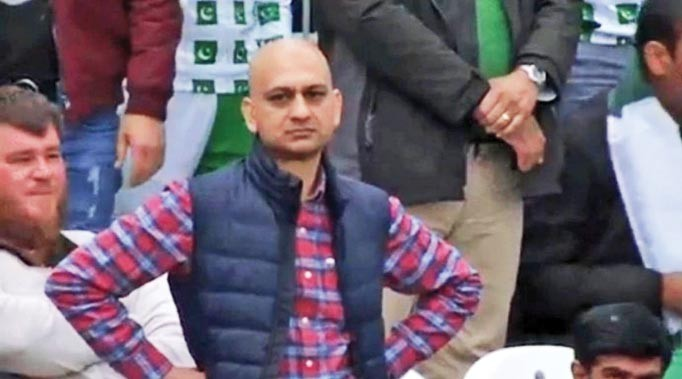
#> input picture resources/really.jpg, 682 x 379 px
$ python chapter3.py
#> lines starting #> are read from the running program, lines starting #| are printed output that depends on the picture
# image resizig an croping
import cv2
import numpy as np

img =cv2.imread("resources/really.jpg")
#> img is the input picture: shape (379, 682, 3); mean B, G, R 111.2, 98.8, 112.1
print(img.shape)
#| (379, 682, 3)
imgResize =cv2.resize(img,(3000,200))
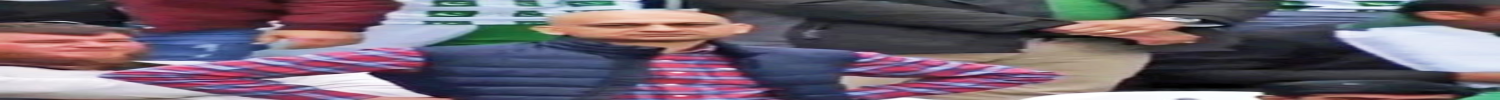
#> imgResize: shape (200, 3000, 3) (shown at 1/2 size); mean B, G, R 111.1, 98.7, 111.9
print(imgResize.shape)
#| (200, 3000, 3)
imgCroped = img[0:200,200:500]
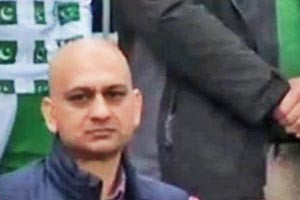
#> imgCroped: shape (200, 300, 3); mean B, G, R 98.8, 98.7, 99
cv2.imshow("image",img)
cv2.imshow("image",imgResize )
cv2.imshow("image",imgCroped)
cv2.waitKey(0)

$ run again, with resources/Barack Obama.jpg copied over resources/really.jpg
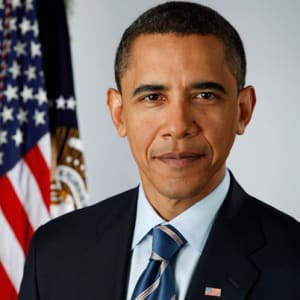
#> input picture resources/Barack Obama.jpg, 300 x 300 px
#> img is the input picture: shape (300, 300, 3); mean B, G, R 100, 102.3, 116.3
#| (300, 300, 3)
#> `imgResize =cv2.resize(img,(3000,200))`:
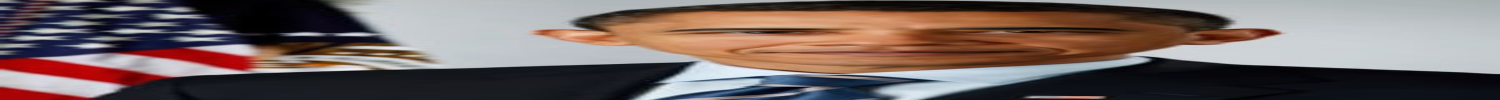
#> imgResize: shape (200, 3000, 3) (shown at 1/2 size); mean B, G, R 99.9, 102.2, 116.2
#| (200, 3000, 3)
#> `imgCroped = img[0:200,200:500]`:
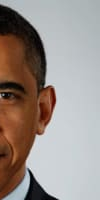
#> imgCroped: shape (200, 100, 3); mean B, G, R 137.5, 143.1, 153.9

$ run again, with resources/Bill Gates.jpg copied over resources/really.jpg
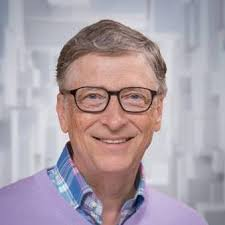
#> input picture resources/Bill Gates.jpg, 225 x 225 px
#> img is the input picture: shape (225, 225, 3); mean B, G, R 168.1, 159.7, 172.4
#| (225, 225, 3)
#> `imgResize =cv2.resize(img,(3000,200))`:
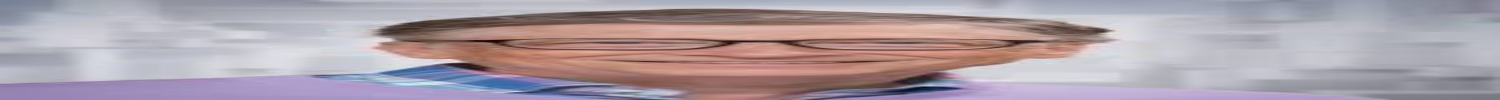
#> imgResize: shape (200, 3000, 3) (shown at 1/2 size); mean B, G, R 168, 159.6, 172.2
#| (200, 3000, 3)
#> `imgCroped = img[0:200,200:500]`:
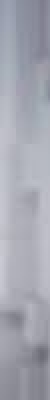
#> imgCroped: shape (200, 25, 3) (shown 2 times larger); mean B, G, R 176.7, 166, 164.4
